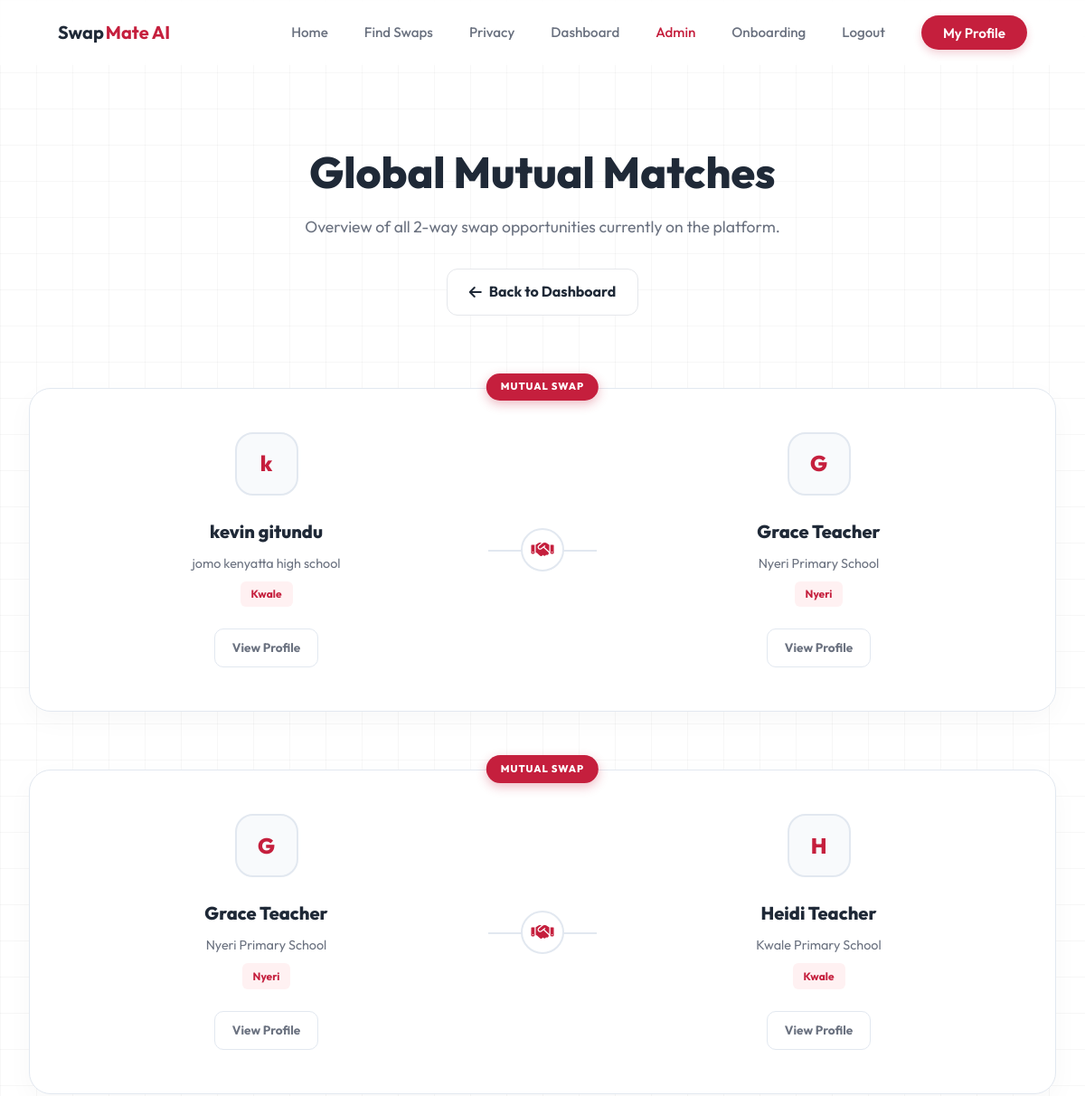
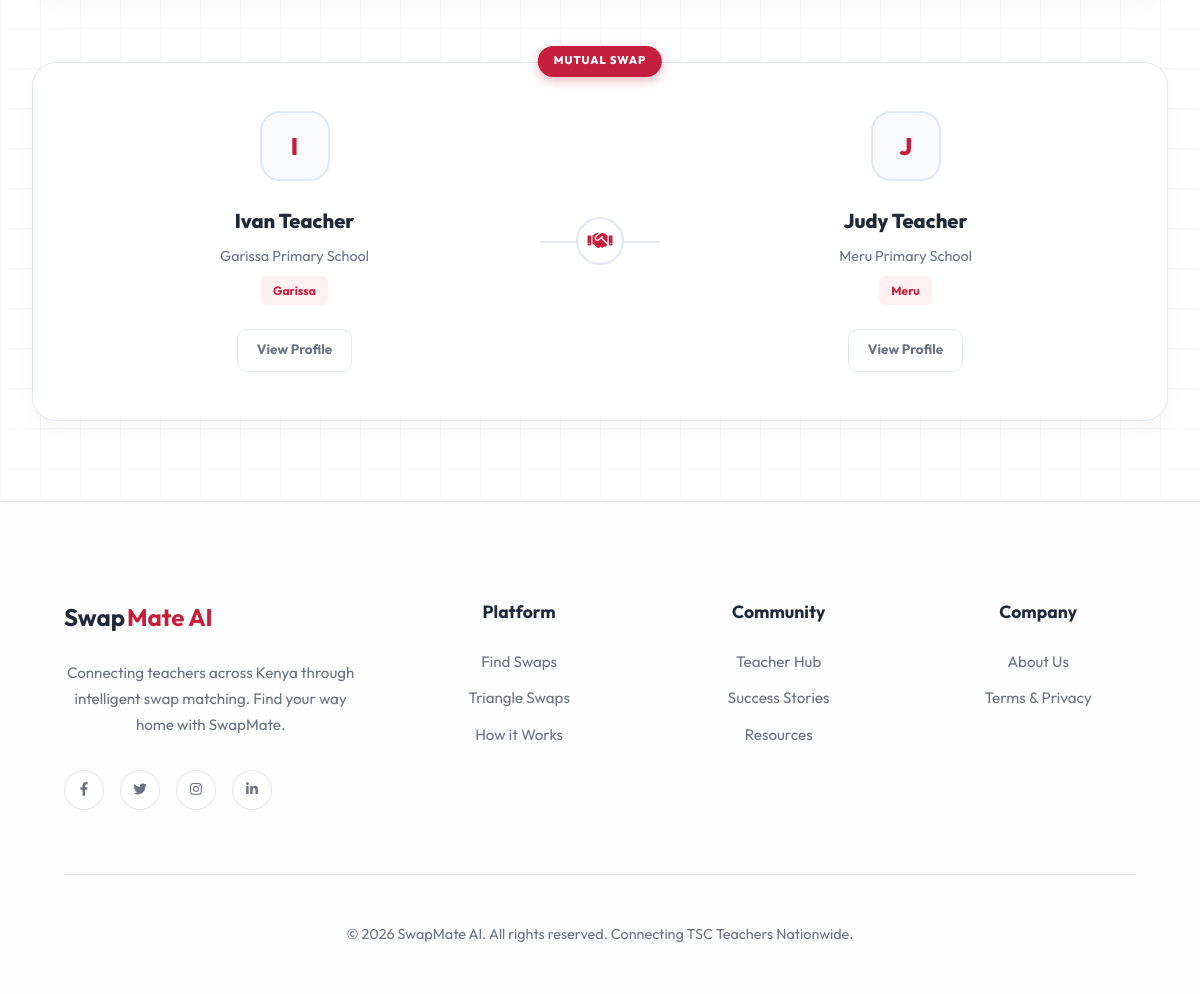
The page /accounts/staff/mutuals/ (signed in) on the database its author committed (2 pictures, top to bottom).
### accounts/models.py (models this page shows, shortened)
class TeacherProfile(models.Model):
    LEVEL_CHOICES = [
        ('PRIMARY', 'Primary School'),
        ('JSS', 'Junior Secondary School (JSS)'),
        ('SENIOR', 'Senior/High School'),
    ]
    user = models.OneToOneField(User, on_delete=models.CASCADE, related_name='profile')
    school_name = models.CharField(max_length=255, null=True, blank=True)
    level = models.CharField(max_length=20, choices=LEVEL_CHOICES, null=True, blank=True)
    county = models.ForeignKey('locations.County', on_delete=models.SET_NULL, null=True, related_name='teachers')
    sub_county = models.ForeignKey('locations.SubCounty', on_delete=models.SET_NULL, null=True, related_name='teachers')
    ward = models.ForeignKey('locations.Ward', on_delete=models.SET_NULL, null=True, related_name='teachers')

class User(AbstractBaseUser, PermissionsMixin):
    phone_number = models.CharField(max_length=15, unique=True)
    first_name = models.CharField(max_length=30, blank=True)
    last_name = models.CharField(max_length=30, blank=True)
    email = models.EmailField(unique=True, null=True, blank=True)
    is_active = models.BooleanField(default=True)
    is_staff = models.BooleanField(default=False)
    date_joined = models.DateTimeField(auto_now_add=True)
    last_seen = models.DateTimeField(null=True, blank=True)
    objects = CustomUserManager()
    USERNAME_FIELD = 'phone_number'
    REQUIRED_FIELDS = ['first_name', 'last_name']

### locations/models.py (models this page shows, shortened)
class County(models.Model):
    name = models.CharField(max_length=100, unique=True)
    class Meta:
        verbose_name_plural = "Counties"

### accounts/views.py (the view)
# urls.py: path('staff/mutuals/', views.admin_mutual_matches, name='admin_mutual_matches'),
@login_required
def admin_mutual_matches(request):
    if not request.user.is_staff: return redirect('accounts:dashboard')
    from .services import get_potential_matches
    teachers = TeacherProfile.objects.all()
    all_mutuals = []
    seen_pairs = set()
    for t in teachers:
        matches = get_potential_matches(t)
        for m in matches:
            pair = tuple(sorted((t.id, m.id)))
            if pair not in seen_pairs:
                all_mutuals.append((t, m))
                seen_pairs.add(pair)
    return render(request, 'accounts/admin_mutual_matches.html', {'matches': all_mutuals})

### accounts/services.py (called while the page is built, shortened)
def get_potential_matches(profile, override_counties=None):
    potential_matches = TeacherProfile.objects.filter(
        level=profile.level,
        preferred_locations__county=profile.county
    ).exclude(id=profile.id).distinct()
    if override_counties:
        my_pref_counties = County.objects.filter(name__in=override_counties).values_list('id', flat=True)
    else:
        my_pref_counties = profile.preferred_locations.values_list('county', flat=True)
    potential_matches = potential_matches.filter(county__id__in=my_pref_counties)
    valid_matches = []
    for match in potential_matches:
        if _subjects_compatible(profile, match):
            valid_matches.append(match)
    return valid_matches

def _subjects_compatible(p1, p2):
    if p1.level == 'PRIMARY': return True

### messenger/context_processors.py (called while the page is built)
def unread_messages_count(request):
    if request.user.is_authenticated:
        count = Message.objects.filter(
            conversation__participants=request.user,
            is_read=False
        ).exclude(sender=request.user).count()
        return {'unread_messages_count': count}
    return {'unread_messages_count': 0}

### accounts/templates/accounts/admin_mutual_matches.html (shortened to what this page needs)
{% extends 'core/base.html' %}
{% block content %}
<div class="admin-matches container">
    <header class="admin-header">
        <h1 style="font-size: 3rem; font-weight: 800; margin-bottom: 0.5rem;">Global Mutual Matches</h1>
        <p style="color: var(--text-muted); font-size: 1.1rem; margin-bottom: 2rem;">Overview of all 2-way swap opportunities currently on the platform.</p>
        <a href="{% url 'accounts:staff_dashboard' %}" class="btn-secondary" style="padding: 0.75rem 1.5rem; text-decoration: none; display: inline-flex; align-items: center; gap: 0.5rem;">
            <i class="fas fa-arrow-left"></i> Back to Dashboard
        </a>
    </header>
    <div class="matches-grid">
        {% for t1, t2 in matches %}
            <div class="match-pair-wrapper">
                <div class="mutual-badge">MUTUAL SWAP</div>
                <div class="match-pair-card">
                    <div class="teacher-column">
                        <div class="teacher-avatar">{{ t1.user.first_name|first }}</div>
                        <div class="teacher-details">
                            <h4>{{ t1.user.first_name }} {{ t1.user.last_name }}</h4>
                            <span class="station">{{ t1.school_name }}</span>
                            <span class="county-tag">{{ t1.county.name }}</span>
                        </div>
                        <a href="{% url 'accounts:teacher_profile' t1.id %}" class="profile-btn">View Profile</a>
                    </div>
                    <div class="match-center">
                        <div class="match-icon-box">
                            <i class="fas fa-handshake"></i>
                        </div>
                    </div>
                    <div class="teacher-column">
                        <div class="teacher-avatar">{{ t2.user.first_name|first }}</div>
                        <div class="teacher-details">
                            <h4>{{ t2.user.first_name }} {{ t2.user.last_name }}</h4>
                            <span class="station">{{ t2.school_name }}</span>
                            <span class="county-tag">{{ t2.county.name }}</span>
                        </div>
                        <a href="{% url 'accounts:teacher_profile' t2.id %}" class="profile-btn">View Profile</a>
                    </div>
                </div>
            </div>
        {% empty %}
            <div style="grid-column: 1/-1; text-align: center; padding: 5rem 0;">
                <div style="font-size: 3rem; color: #e2e8f0; margin-bottom: 1.5rem;"><i class="fas fa-heart-crack"></i></div>
                <p style="color: var(--text-muted); font-size: 1.1rem;">No mutual matches found across the platform yet.</p>
            </div>
        {% endfor %}
    </div>
</div>
{% endblock %}

### core/static/core/css/style.css (style rules this page uses)
:root { --primary: #c51f3d; --primary-hover: #a01931; --bg-light: #ffffff; --text-dark: #1f2937; --text-muted: #6b7280; --border: #e5e7eb; --grid-color: rgba(0, 0, 0, 0.03); --font-main: 'Outfit', sans-serif; --shadow-sm: 0 1px 2px 0 rgb(0 0 0 / 0.05); --shadow-md: 0 4px 6px -1px rgb(0 0 0 / 0.1), 0 2px 4px -2px rgb(0 0 0 / 0.1); }
* { margin: 0; padding: 0; box-sizing: border-box; }
body { font-family: var(--font-main); background-color: var(--bg-light); color: var(--text-dark); line-height: 1.6; overflow-x: hidden; background-image: linear-gradient(var(--grid-color) 1px, transparent 1px), linear-gradient(90deg, var(--grid-color) 1px, transparent 1px); background-size: 40px 40px; }
.container { max-width: 1440px; margin: 0 auto; padding: 0 4rem; }
.btn-secondary { padding: 1rem 2rem; border-radius: 12px; color: var(--text-dark); text-decoration: none; font-weight: 700; border: 1px solid var(--border); background: white; transition: 0.3s; }
.matches-grid { display: grid; grid-template-columns: repeat(auto-fill, minmax(400px, 1fr)); gap: 2rem; }

### accounts/templates/accounts/admin_mutual_matches.html (style rules this page uses)
.admin-matches { padding: 5rem 2rem; max-width: 1200px; }
.admin-header { margin-bottom: 4rem; text-align: center; }
.matches-grid { display: grid; grid-template-columns: 1fr; gap: 3rem; }
.match-pair-wrapper { position: relative; padding-top: 1rem; }
.mutual-badge { position: absolute; top: 0; left: 50%; transform: translateX(-50%); background: var(--primary); color: white; font-size: 0.7rem; font-weight: 800; padding: 0.4rem 1rem; border-radius: 50px; z-index: 2; letter-spacing: 1px; box-shadow: 0 4px 12px rgba(197, 31, 61, 0.3); }
.match-pair-card { background: white; border: 1px solid #e2e8f0; border-radius: 24px; padding: 3rem; display: flex; align-items: center; justify-content: space-between; gap: 2rem; box-shadow: 0 10px 30px rgba(0,0,0,0.03); transition: 0.3s; }
.teacher-column { flex: 1; display: flex; flex-direction: column; align-items: center; text-align: center; }
.teacher-avatar { width: 70px; height: 70px; background: #f8fafc; border: 2px solid #e2e8f0; color: var(--primary); border-radius: 20px; display: flex; align-items: center; justify-content: center; font-size: 1.5rem; font-weight: 800; margin-bottom: 1.5rem; }
.teacher-details h4 { font-size: 1.25rem; font-weight: 800; margin-bottom: 0.5rem; color: var(--text-dark); }
.station { display: block; font-size: 0.9rem; color: var(--text-muted); margin-bottom: 0.5rem; }
.county-tag { display: inline-block; font-size: 0.75rem; font-weight: 700; background: #fff1f2; color: var(--primary); padding: 0.3rem 0.75rem; border-radius: 6px; margin-bottom: 1.5rem; }
.profile-btn { font-size: 0.85rem; font-weight: 700; color: var(--text-muted); text-decoration: none; padding: 0.6rem 1.2rem; border: 1px solid #e2e8f0; border-radius: 10px; transition: 0.3s; }
.match-center { flex: 0 0 120px; display: flex; align-items: center; justify-content: center; position: relative; }
.match-icon-box { width: 48px; height: 48px; background: white; border: 2px solid #e2e8f0; border-radius: 50%; display: flex; align-items: center; justify-content: center; color: var(--primary); font-size: 1.25rem; z-index: 1; transition: 0.3s; }

### rows shown on the page
TeacherProfile: user.first_name|first "k", user.first_name "kevin", user.last_name "gitundu", school_name "jomo kenyatta high school", county.name "Kwale", user.first_name|first "G", user.first_name "Grace", user.last_name "Teacher", school_name "Nyeri Primary School", county.name "Nyeri"
TeacherProfile: user.first_name|first "G", user.first_name "Grace", user.last_name "Teacher", school_name "Nyeri Primary School", county.name "Nyeri", user.first_name|first "H", user.first_name "Heidi", school_name "Kwale Primary School", county.name "Kwale"
TeacherProfile: user.first_name|first "I", user.first_name "Ivan", user.last_name "Teacher", school_name "Garissa Primary School", county.name "Garissa", user.first_name|first "J", user.first_name "Judy", school_name "Meru Primary School", county.name "Meru"
